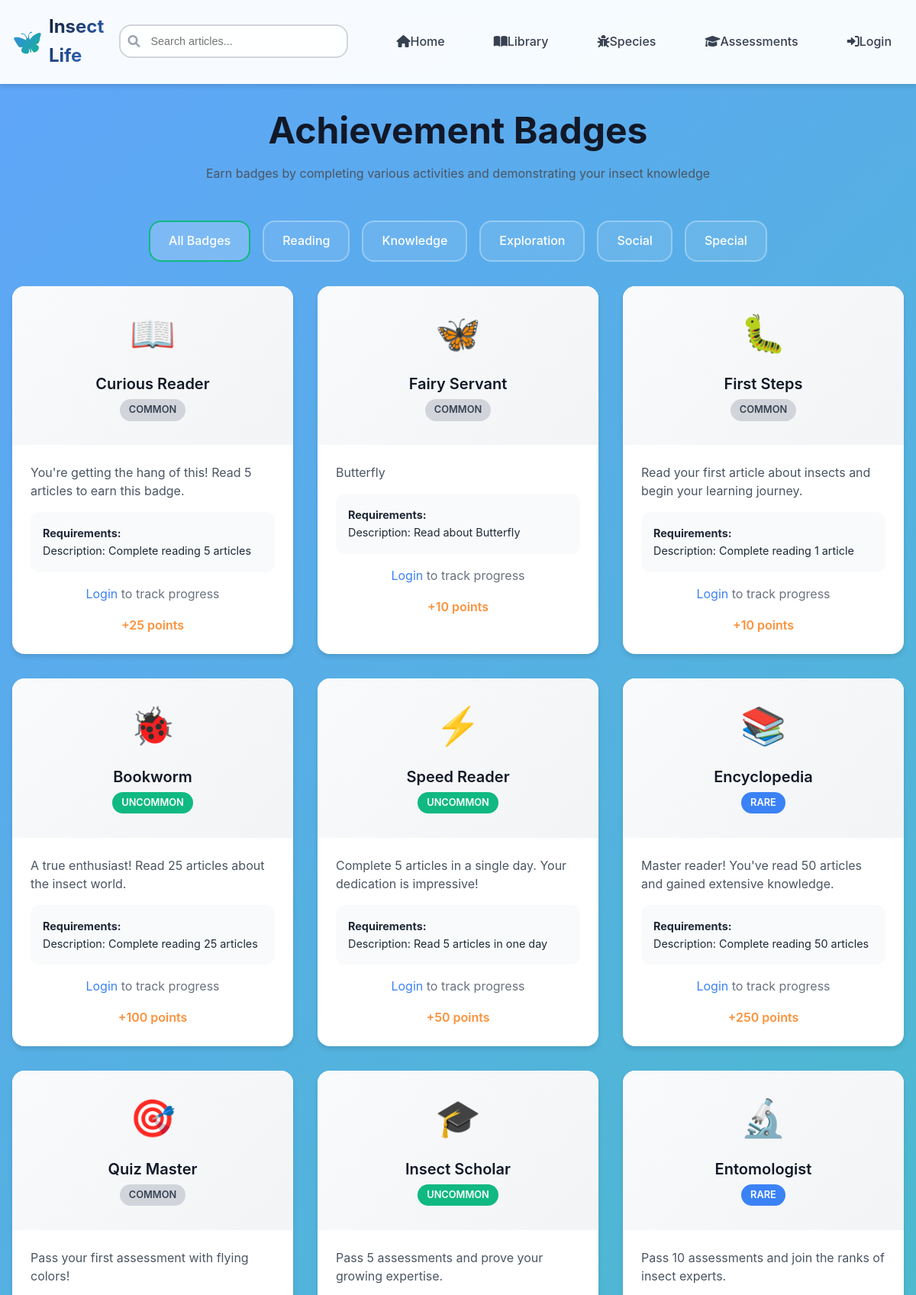
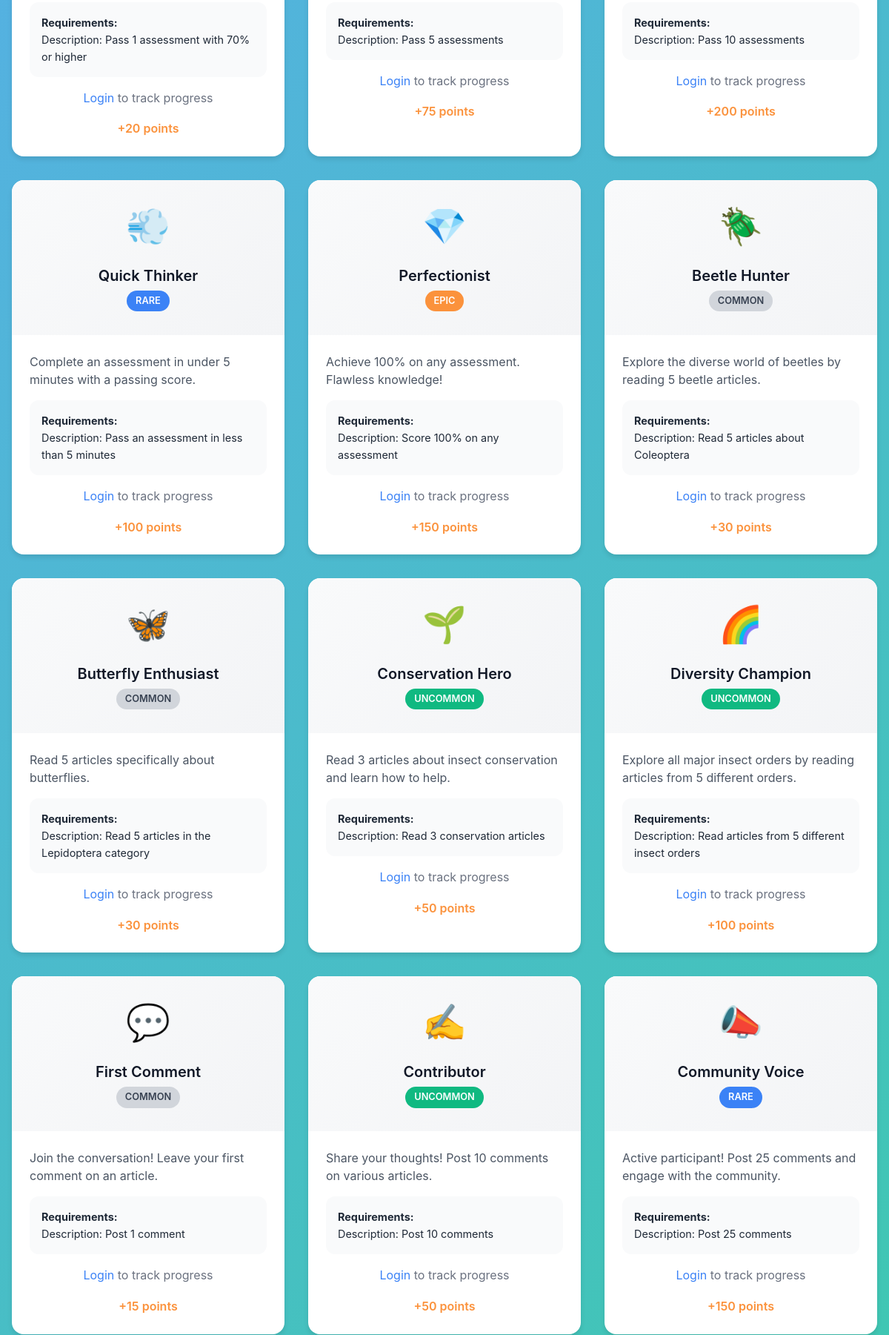
/badges.php (upper part), run on the app's committed database (2 pictures, top to bottom).
### tables this page shows
CREATE TABLE `badges` (
  `id` int(11) NOT NULL,
  `name` varchar(100) NOT NULL,
  `description` text NOT NULL,
  `icon` varchar(10) DEFAULT NULL,
  `category` enum('reading','knowledge','exploration','social','special') DEFAULT 'reading',
  `requirements` longtext NOT NULL CHECK (json_valid(`requirements`)),
  `criteria_type` varchar(50) DEFAULT NULL,
  `criteria_value` int(11) DEFAULT 0,
  `points` int(11) DEFAULT 10,
  `rarity` enum('common','uncommon','rare','epic','legendary','cardinal') DEFAULT 'common',
  `is_active` tinyint(1) DEFAULT 1,
  `created_at` timestamp NOT NULL DEFAULT current_timestamp(),
  `updated_at` timestamp NOT NULL DEFAULT current_timestamp() ON UPDATE current_timestamp()
);

### config.php (called while the page is built, shortened)
<?php
function isLoggedIn() {
    return isset($_SESSION['user_id']) && !empty($_SESSION['user_id']);
}

### badges.php (the view, shortened to what this page needs)
<?php
require_once 'config.php';
include 'includes/header.php';
try {
    $pdo = getDBConnection();
    $stmt = $pdo->prepare("SELECT * FROM badges WHERE is_active = 1 ORDER BY category, rarity, name");
    $stmt->execute();
    $all_badges = $stmt->fetchAll();
    $earned_badges = [];
    $category_filter = $_GET['category'] ?? 'all';
    $badges = $all_badges;
} catch (Exception $e) {
    error_log("Badges page error: " . $e->getMessage());
    $badges = [];
    $earned_badges = [];
}
$categories = [
    'all' => 'All Badges',
    'reading' => 'Reading',
    'knowledge' => 'Knowledge',
    'exploration' => 'Exploration',
    'social' => 'Social',
    'special' => 'Special'
];
?>
<div class="badges-container">
    <div class="badges-header">
        <h1>Achievement Badges</h1>
        <p>Earn badges by completing various activities and demonstrating your insect knowledge</p>
    </div>
    <div class="badge-categories">
        <?php foreach ($categories as $key => $label): ?>
            <a href="?category=<?php echo $key; ?>"
               class="category-tab <?php echo $category_filter === $key ? 'active' : ''; ?>">
                <?php echo $label; ?>
            </a>
        <?php endforeach; ?>
    </div>
    <div class="badges-grid">
        <?php if (empty($badges)): ?>
            <div style="grid-column: 1 / -1; text-align: center; padding: 3rem; color: white;">
                <h3>No badges found</h3>
                <p>Try selecting a different category or check back later for new badges!</p>
            </div>
        <?php else: ?>
            <?php foreach ($badges as $badge): ?>
                <?php
                $is_earned = isset($earned_badges[$badge['id']]);
                $requirements = json_decode($badge['requirements'], true);
                ?>
                <div class="badge-card <?php echo $is_earned ? 'earned' : ''; ?>">
                    <div class="badge-header">
                        <span class="badge-icon"><?php echo $badge['icon']; ?></span>
                        <h3 class="badge-name"><?php echo htmlspecialchars($badge['name']); ?></h3>
                        <span class="badge-rarity rarity-<?php echo $badge['rarity']; ?>">
                            <span style="position: relative; z-index: 1;"><?php echo ucfirst($badge['rarity']); ?></span>
                        </span>
                    </div>
                    <div class="badge-body">
                        <p class="badge-description"><?php echo htmlspecialchars($badge['description']); ?></p>
                        <div class="badge-requirements">
                            <strong>Requirements:</strong><br>
                            <?php
                            if (is_array($requirements)) {
                                foreach ($requirements as $key => $value) {
                                    echo ucfirst(str_replace('_', ' ', $key)) . ': ' . $value . '<br>';
                                }
                            }
                            ?>
                        </div>
                        <?php if ($is_earned): ?>
                            <div style="text-align: center; color: var(--secondary-green); font-weight: 600;">
                                Earned on <?php echo date('M j, Y', strtotime($earned_badges[$badge['id']])); ?>
                            </div>
                        <?php else: ?>
                            <div style="text-align: center; color: var(--gray-500);">
                                <a href="login.php" style="color: var(--primary-blue);">Login</a> to track progress
                            </div>
                        <?php endif; ?>
                        <div class="badge-points">
                            +<?php echo $badge['points']; ?> points
                        </div>
                    </div>
                </div>
            <?php endforeach; ?>
        <?php endif; ?>
    </div>
</div>
<?php include 'includes/footer.php'; ?>

### assets/css/main.css (style rules this page uses)
:root { --primary-blue-dark: #1e40af; --primary-blue: #3b82f6; --primary-blue-light: #60a5fa; --secondary-green-dark: #059669; --secondary-green: #10b981; --secondary-green-light: #34d399; --accent-yellow: #fbbf24; --accent-orange: #fb923c; --accent-brown: #92400e; --white: #ffffff; --gray-50: #f9fafb; --gray-100: #f3f4f6; --gray-200: #e5e7eb; --gray-300: #d1d5db; --gray-400: #9ca3af; --gray-500: #6b7280; --gray-600: #4b5563; --gray-700: #374151; --gray-800: #1f2937; --gray-900: #111827; --font-family-primary: 'Inter', 'Segoe UI', Tahoma, Geneva, Verdana, sans-serif; --font-family-secondary: 'Open Sans', Arial, sans-serif; --container-max-width: 1200px; --section-padding: 4rem 2rem; --card-padding: 2rem; --border-radius-sm: 8px; --border-radius-md: 12px; --border-radius-lg: 16px; --border-radius-xl: 20px; --shadow-sm: 0 2px 4px rgba(0, 0, 0, 0.1); --shadow-md: 0 4px 6px rgba(0, 0, 0, 0.1); --shadow-lg: 0 10px 15px rgba(0, 0, 0, 0.1); --shadow-xl: 0 20px 25px rgba(0, 0, 0, 0.15); --transition-fast: 0.2s ease; --transition-normal: 0.3s ease; --transition-slow: 0.5s ease; }
* { margin: 0; padding: 0; box-sizing: border-box; }
html { scroll-behavior: smooth; font-size: 16px; }
body { font-family: var(--font-family-primary); line-height: 1.6; color: var(--gray-800); background: linear-gradient(135deg, var(--primary-blue-light) 0%, var(--secondary-green-light) 100%); min-height: 100vh; }
h1, h2, h3, h4, h5, h6 { font-weight: 700; line-height: 1.2; margin-bottom: 1rem; color: var(--gray-900); }
h1 { font-size: 3rem; }
h3 { font-size: 1.875rem; }
p { margin-bottom: 1rem; color: var(--gray-600); }
a { color: var(--primary-blue); text-decoration: none; transition: color var(--transition-fast); }

### data on the page
badges: icon "📖", name "Curious Reader", rarity "COMMON", description "You're getting the hang of this! Read 5 articles to earn this badge.", key "Description", requirements "Complete reading 5 articles", shows "Login", points "25"
badges: icon "🦋", name "Fairy Servant", rarity "COMMON", description "Butterfly", key "Description", requirements "Read about Butterfly", shows "Login", points "10"
badges: icon "🐛", name "First Steps", rarity "COMMON", description "Read your first article about insects and begin your learning journey.", key "Description", requirements "Complete reading 1 article", shows "Login", points "10"
badges: icon "🐞", name "Bookworm", rarity "UNCOMMON", description "A true enthusiast! Read 25 articles about the insect world.", key "Description", requirements "Complete reading 25 articles", shows "Login", points "100"
badges: icon "⚡", name "Speed Reader", rarity "UNCOMMON", description "Complete 5 articles in a single day. Your dedication is impressive!", key "Description", requirements "Read 5 articles in one day", shows "Login", points "50"
badges: icon "📚", name "Encyclopedia", rarity "RARE", description "Master reader! You've read 50 articles and gained extensive knowledge.", key "Description", requirements "Complete reading 50 articles", shows "Login", points "250"
badges: icon "🎯", name "Quiz Master", rarity "COMMON", description "Pass your first assessment with flying colors!", key "Description", requirements "Pass 1 assessment with 70% or higher", shows "Login", points "20"
badges: icon "🎓", name "Insect Scholar", rarity "UNCOMMON", description "Pass 5 assessments and prove your growing expertise.", key "Description", requirements "Pass 5 assessments", shows "Login", points "75"
badges: icon "🔬", name "Entomologist", rarity "RARE", description "Pass 10 assessments and join the ranks of insect experts.", key "Description", requirements "Pass 10 assessments", shows "Login", points "200"
badges: icon "💨", name "Quick Thinker", rarity "RARE", description "Complete an assessment in under 5 minutes with a passing score.", key "Description", requirements "Pass an assessment in less than 5 minutes", shows "Login", points "100"
badges: icon "💎", name "Perfectionist", rarity "EPIC", description "Achieve 100% on any assessment. Flawless knowledge!", key "Description", requirements "Score 100% on any assessment", shows "Login", points "150"
badges: icon "🪲", name "Beetle Hunter", rarity "COMMON", description "Explore the diverse world of beetles by reading 5 beetle articles.", key "Description", requirements "Read 5 articles about Coleoptera", shows "Login", points "30"
badges: icon "🦋", name "Butterfly Enthusiast", rarity "COMMON", description "Read 5 articles specifically about butterflies.", key "Description", requirements "Read 5 articles in the Lepidoptera category", shows "Login", points "30"
badges: icon "🌱", name "Conservation Hero", rarity "UNCOMMON", description "Read 3 articles about insect conservation and learn how to help.", key "Description", requirements "Read 3 conservation articles", shows "Login", points "50"
badges: icon "🌈", name "Diversity Champion", rarity "UNCOMMON", description "Explore all major insect orders by reading articles from 5 different orders.", key "Description", requirements "Read articles from 5 different insect orders", shows "Login", points "100"
badges: icon "💬", name "First Comment", rarity "COMMON", description "Join the conversation! Leave your first comment on an article.", key "Description", requirements "Post 1 comment", shows "Login", points "15"
badges: icon "✍️", name "Contributor", rarity "UNCOMMON", description "Share your thoughts! Post 10 comments on various articles.", key "Description", requirements "Post 10 comments", shows "Login", points "50"
badges: icon "📣", name "Community Voice", rarity "RARE", description "Active participant! Post 25 comments and engage with the community.", key "Description", requirements "Post 25 comments", shows "Login", points "150"

### other printed values
$label "All Badges"
$label "Reading"
$label "Knowledge"
$label "Exploration"
$label "Social"
$label "Special"
